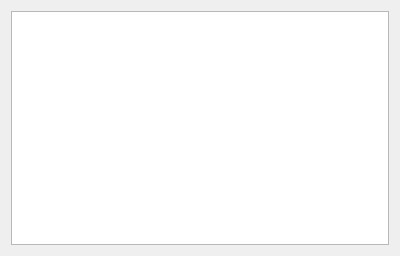
<ui version="4.0" >
 <class>PluginWidgetBase</class>
 <widget class="QWidget" name="PluginWidgetBase" >
  <property name="geometry" >
   <rect>
    <x>0</x>
    <y>0</y>
    <width>400</width>
    <height>256</height>
   </rect>
  </property>
  <property name="windowTitle" >
   <string>Form</string>
  </property>
  <layout class="QHBoxLayout" name="horizontalLayout" >
   <item>
    <widget class="QListView" name="availableView" />
   </item>
  </layout>
 </widget>
 <resources/>
 <connections/>
</ui>
